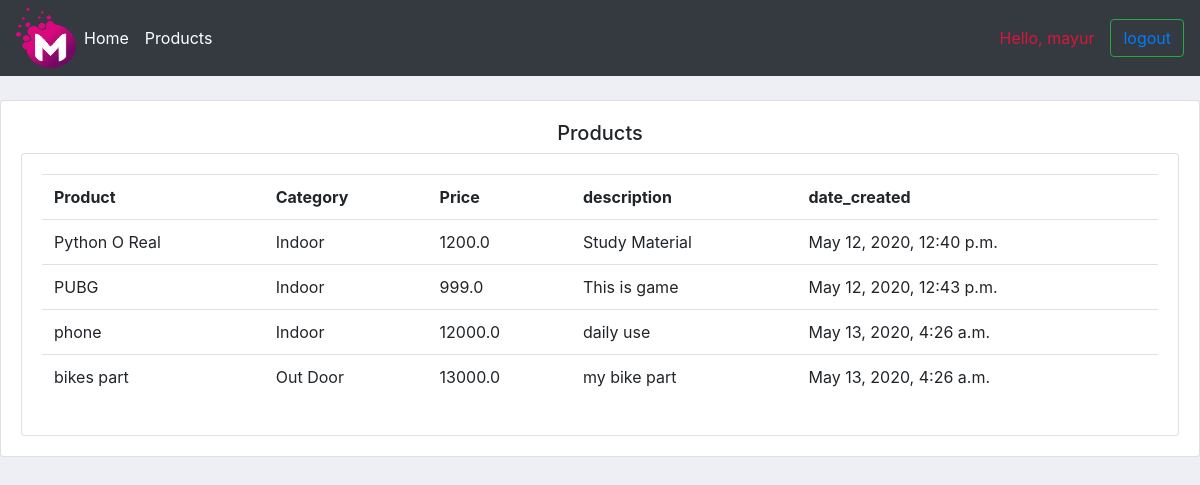
Screenshot of /products/ (signed in) with the database file from the repository.
### accounts/models.py (models this page shows, shortened)
class Product(models.Model):
    CATEGORY = (
        ("Indoor","Indoor"),
        ('Out Door','Out Door'),
    )
    name = models.CharField(max_length=200, null=True)
    price = models.FloatField(null=True)
    category = models.CharField(max_length=200, null=True, choices=CATEGORY)
    description = models.CharField(max_length=200, null=True, blank=True)
    date_created = models.DateTimeField(auto_now_add=True, null=True)
    tag = models.ManyToManyField(Tag)

### accounts/decorator.py (the view)
        def wrapper_func(request, *args, **kwargs):
            group = None
            if request.user.groups.exists():
                group = request.user.groups.all()[0].name
            if group in allowed_roles:
                return view_func(request, *args, **kwargs)
            else:
                return HttpResponse('you are not authorised to view this page')

### accounts/decorator.py (called while the page is built)
def allowed_users(allowed_roles=[]):
    def decorator(view_func):
        def wrapper_func(request, *args, **kwargs):
            group = None
            if request.user.groups.exists():
                group = request.user.groups.all()[0].name
            if group in allowed_roles:
                return view_func(request, *args, **kwargs)
            else:
                return HttpResponse('you are not authorised to view this page')
        return wrapper_func
    return decorator

### accounts/views.py (called while the page is built)
@login_required(login_url='login') #decorators
@allowed_users(allowed_roles=['admin'])
def products(request):
    products_data = Product.objects.all()
    return render(request, 'products.html',{'products_show':products_data})

### accounts/templates/products.html
{% extends 'links.html' %}
{% block content %}
<br>
<div class="row">
    <div class="col-md">
        <div class="card card-body" >
            <h5 align='center'> Products </h5>
            <div class="card card-body">
                <table class="table">
                    <tr>
                        <th> Product </th>
                        <th> Category </th>
                        <th> Price </th>
                        <th> description </th>
                        <th> date_created </th>
                    </tr>
                    {% for i in products_show %}
                    <tr>
                        <td>{{ i.name }}</td>
                        <td>{{ i.category }}</td>
                        <td>{{ i.price }}</td>
                        <td>{{ i.description }}</td>
                        <td>{{ i.date_created }}</td>
                    </tr>
                    {% endfor %}
                </table>
            </div>
        </div>
    </div>
</div>
{% endblock %}

### accounts/templates/navbar.html (shortened to what this page needs)
{% load static %}
<!DOCTYPE html>
<html>
    <head>
    </head>
    <body>
<nav class="navbar navbar-expand-lg navbar-dark bg-dark">
  <img  src="{% static 'images/logo_orginal.png' %}">
  <div class="collapse navbar-collapse" id="navbarSupportedContent">
    <ul class="navbar-nav mr-auto">
      <li class="nav-item active">
        <a class="nav-link" href="{% url 'home' %}">Home<span class="sr-only">(current)</span></a>
      </li>
      {% if request.user.is_staff %}
      <li class="nav-item active">
        <a class="nav-link" href="{% url 'products' %}">Products<span class="sr-only">(current)</span></a>
      </li>
      {% else %}
      <li class="nav-item dropdown">
        <a class="nav-link" href="{% url 'customer_account_setting' %}">Account Settings<span class="sr-only">(current)</span></a>
      </li>
      {% endif %}
    </ul>
  </div>
  <span class="nav-link" style="color:crimson"> Hello, {{ request.user }} </span>
  <button class="btn btn-outline-success my-2 my-sm-0"><a href="{% url 'logout' %}">logout</a></button>
</nav>
    </body>
</html>

### accounts/static/css/main.css (style rules this page uses)
body { background-color: #edeff5; }

### rows the page displays
Product: name "Python O Real", category "Indoor", price "1200.0", description "Study Material", date_created "May 12, 2020, 12:40 p.m."
Product: name "PUBG", category "Indoor", price "999.0", description "This is game", date_created "May 12, 2020, 12:43 p.m."
Product: name "phone", category "Indoor", price "12000.0", description "daily use", date_created "May 13, 2020, 4:26 a.m."
Product: name "bikes part", category "Out Door", price "13000.0", description "my bike part", date_created "May 13, 2020, 4:26 a.m."

### other values shown
{{ request.user }} "mayur"
